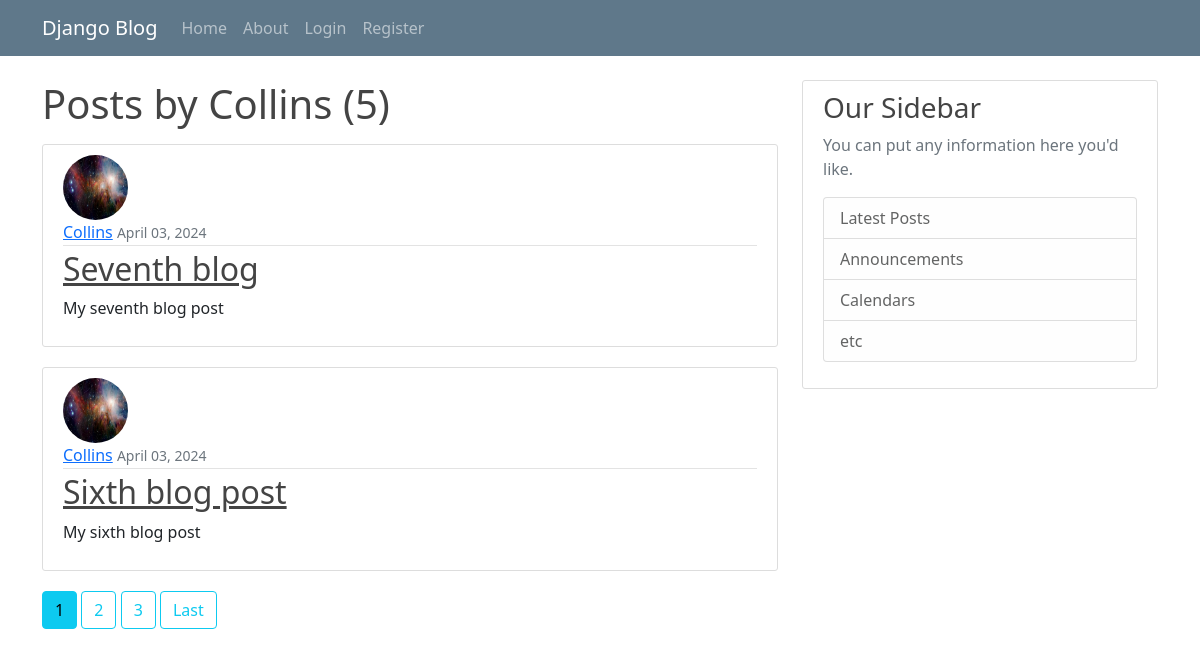
/user/Collins/, run on the app's committed database.
### blog/models.py (models this page shows, shortened)
class Post(models.Model):
    title = models.CharField(max_length=100)
    content = models.TextField()
    date_posted = models.DateTimeField(default=timezone.now)
    author = models.ForeignKey(User, on_delete=models.CASCADE)

### users/models.py (models this page shows, shortened)
class Profile(models.Model):
    user = models.OneToOneField(User, on_delete=models.CASCADE)
    image = models.ImageField(default='default.jpg', upload_to='profile_pics')

### blog/views.py (the view)
# urls.py: path('user/<str:username>/', UserPostListView.as_view(),
class UserPostListView(ListView):
    model = Post
    template_name = 'blog/user_posts.html'
    context_object_name = 'posts'
    paginate_by = 2
    def get_queryset(self):
        user = get_object_or_404(User, username=self.kwargs.get('username'))
        return Post.objects.filter(author=user).order_by('-date_posted')

### blog/Templates/blog/user_posts.html (shortened to what this page needs)
{% extends "blog/base.html" %}
{% block content %}
<h1 class="mb-3">Posts by {{ view.kwargs.username }} ({{ page_obj.paginator.count }})</h1>
{% for post in posts %}
  <article class="media content-section">
    <img class="rounded-circle article-img" src="{{ post.author.profile.image.url}}" alt="">
    <div class="media-body">
      <div class="article-metadata">
        <a class="mr-2" href="{% url "user-posts" post.author.username %}">{{ post.author }}</a>
          <small class="text-muted">{{ post.date_posted|date:"F d, Y" }}</small>
      </div>
      <h2><a class="article-title" href="{% url "post-detail" post.id %}">{{ post.title }}</a></h2>
      <p class="article-content">{{ post.content }}</p>
    </div>
  </article>
{% endfor %}
{% if is_paginated %}
  {% for num in page_obj.paginator.page_range %}
    {% if page_obj.number == num %}
      <a class="btn btn-info mb-4" href="?page={{num}}">{{ num }}</a>
    {% elif num > page_obj.number|add:'-3' and num < page_obj.number|add:'3' %}
      <a class="btn btn-outline-info mb-4" href="?page={{num}}">{{num}}</a>
    {% endif %}
  {% endfor %}
  {% if page_obj.has_next %}
    <a class= "btn btn-outline-info mb-4" href="?page={{page_obj.paginator.num_pages}}">Last</a>
  {% endif %}
{% endif %}
{% endblock content %}

### blog/static/blog/main.css (style rules this page uses)
body { background: #fafafa; color: #333333; margin-top: 5rem; }
h1, h2, h3, h4, h5, h6 { color: #444444; }
.content-section { background: #ffffff; padding: 10px 20px; border: 1px solid #dddddd; border-radius: 3px; margin-bottom: 20px; }
.article-title { color: #444444; }
.article-content { white-space: pre-line; }
.article-img { height: 65px; width: 65px; margin-right: 16px; }
.article-metadata { padding-bottom: 1px; margin-bottom: 4px; border-bottom: 1px solid #e3e3e3 }

### data on the page
Post: author.profile.image (picture), author "Collins", date_posted "April 03, 2024", title "Seventh blog", content "My seventh blog post"
Post: author.profile.image (picture), author "Collins", date_posted "April 03, 2024", title "Sixth blog post", content "My sixth blog post"

### other printed values
{{ view.kwargs.username }} "Collins"
{{ page_obj.paginator.count }} "5"
{{ num }} "1"
{{ num }} "2" "3"
